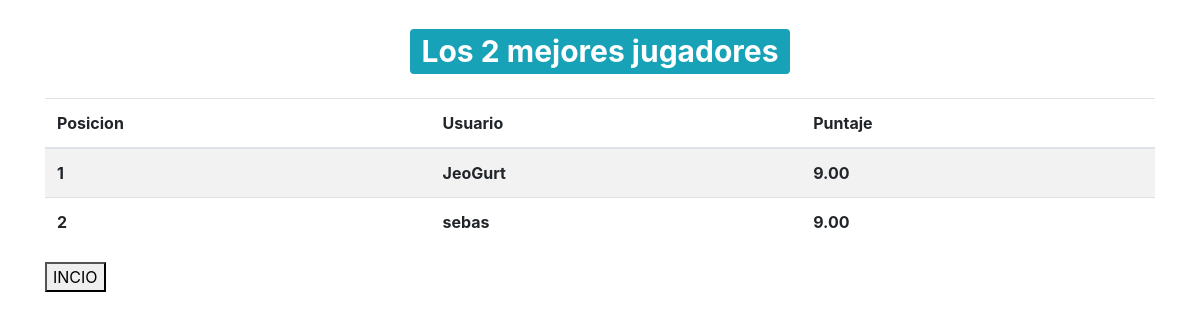
The app's page /tablero/, older data.
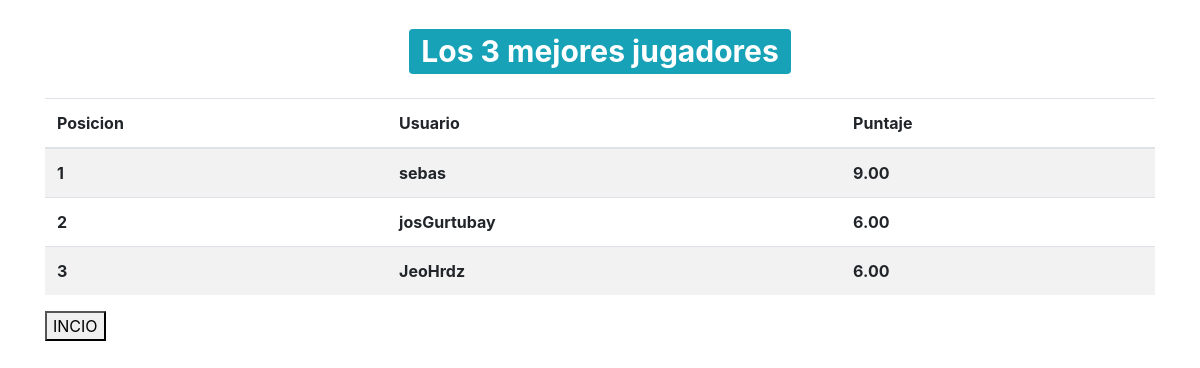
The same page, newer data.
### Quiz/models.py (models this page shows, shortened)
class QuizUsuario(models.Model):
    usuario = models.OneToOneField(User, on_delete=models.CASCADE)
    puntaje_total = models.DecimalField(verbose_name='Puntaje Total', default=0, decimal_places=2, max_digits=10)

### Quiz/views.py (the view)
# urls.py: path('tablero/', tablero, name='tablero'),
def tablero(request):
	total_usaurios_quiz = QuizUsuario.objects.order_by('-puntaje_total')[:10]
	contador = total_usaurios_quiz.count()
	context = {
		'usuario_quiz':total_usaurios_quiz,
		'contar_user':contador
	}
	return render(request, 'play/tablero.html', context)

### Template/play/tablero.html
{% extends 'base.html' %}
{% block contenido %}
<div class="container">
    <h1 class="text-center my-4">
        <span class="badge badge-info">
            Los {{contar_user}} mejores jugadores
        </span>
    </h1>
    <table class="table table-striped table bodered">
        <thead>
            <tr>
                <th>Posicion</th>
                <th>Usuario</th>
                <th>Puntaje</th>
            </tr>
        </thead>
        <tbody>
            {% for user_quiz in usuario_quiz %}
            <tr>
                <th>{{forloop.counter}}</th>
                <th>{{user_quiz.usuario.username}}</th>
                <th>{{user_quiz.puntaje_total}}</th>
            </tr>
            {% endfor %}
        </tbody>
    </table>
    <a href="{% url 'inicio' %}">
		<button>
			INCIO
		</button>
	</a>
</div>
{% endblock %}

### Template/base.html (shortened to what this page needs)
<!DOCTYPE html>
<html lang="en">
<head>
    <link rel="stylesheet" href="https://maxcdn.bootstrapcdn.com/bootstrap/4.0.0-beta.2/css/bootstrap.min.css">
    <link rel="stylesheet" href="https://maxcdn.bootstrapcdn.com/font-awesome/4.7.0/css/font-awesome.min.css">
    <link rel="stylesheet" href="https://maxcdn.bootstrapcdn.com/font-awesome/4.7.0/css/font-awesome.min.css">
</head>
<body>
    {% block contenido %}
    {% endblock %}
</body>
</html>

Row changes from the older to the newer data that the page shows:
removed QuizUsuario: usuario.username "JeoGurt", puntaje_total "9.00"
added QuizUsuario: usuario.username "josGurtubay", puntaje_total "6.00"
added QuizUsuario: usuario.username "JeoHrdz", puntaje_total "6.00"
Text that changed along with them:
{{ contar_user }}: "2" → "3"
